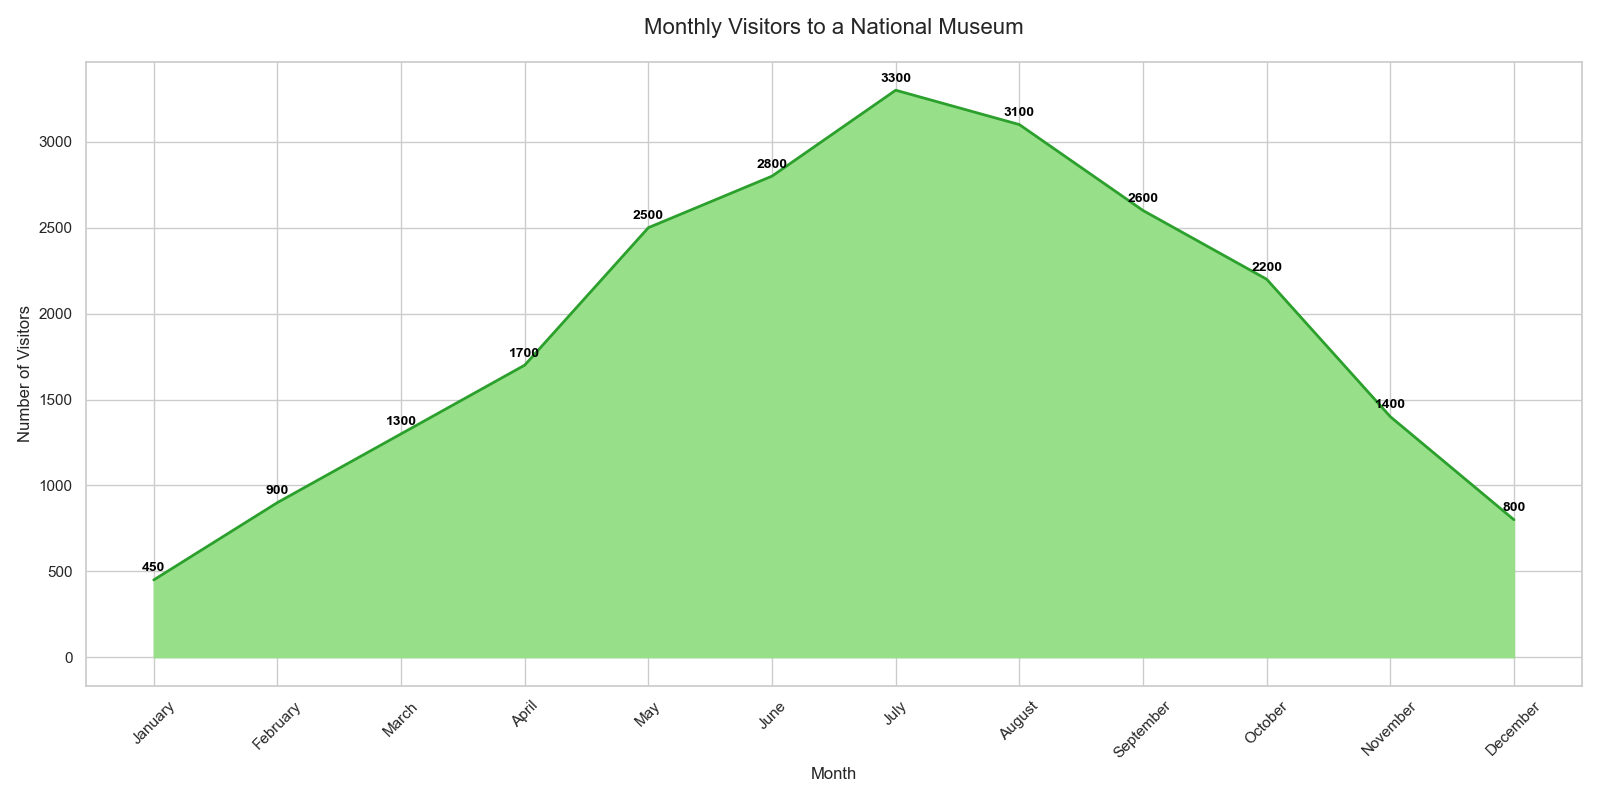

Reproduce this figure in Python.

import pandas as pd
import seaborn as sns
import matplotlib.pyplot as plt

data = pd.DataFrame({
    "Month": ["January", "February", "March", "April", "May", "June", 
              "July", "August", "September", "October", "November", "December"],
    "Visitors": [450, 900, 1300, 1700, 2500, 2800, 3300, 3100, 2600, 2200, 1400, 800]
})

plt.figure(figsize=(16, 8))

sns.set_theme(style="whitegrid")
ax = sns.lineplot(
    x="Month",
    y="Visitors",
    data=data,
    color="#2ca02c",
    linewidth=2
)
ax.fill_between(data["Month"], data["Visitors"], color="#98df8a")

for i in range(data.shape[0]):
    plt.text(data["Month"][i], data["Visitors"][i] + 50, str(data["Visitors"][i]), 
             horizontalalignment='center', size='small', color='black', weight='semibold')

plt.xticks(rotation=45)

ax.set_title('Monthly Visitors to a National Museum', fontsize=16, pad=20)
ax.set_xlabel('Month', fontsize=12)
ax.set_ylabel('Number of Visitors', fontsize=12)

plt.tight_layout()
plt.show()
